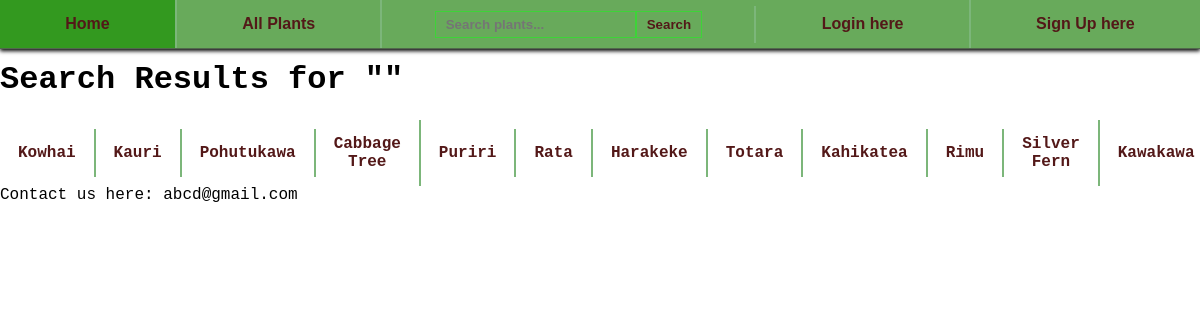
Screenshot of /search with the database file from the repository.
### tables this page shows
CREATE TABLE Plant (id INTEGER PRIMARY KEY AUTOINCREMENT, name TEXT NOT NULL, status INTEGER, family TEXT, scientific_name TEXT, image TEXT);

### routes.py (the view)
@app.route('/search', methods=['GET'])
def search():
    search_term = request.args.get('search_term', '').strip()
    query = "SELECT * FROM Plant WHERE name LIKE ?;"
    result = db_query(query, single=False,
                      params=(f"%{search_term}%",))
    return render_template("search.html",
                           result=result,
                           search_term=search_term)

### routes.py (called while the page is built)
def db_query(query, single=False, params=()):
    conn = sqlite3.connect('plant.db')
    cursor = conn.cursor()
    cursor.execute(query, params)
    if single:
        result = cursor.fetchone()
    else:
        result = cursor.fetchall()
    conn.close()
    return result

### templates/search.html
{% extends "layout.html" %}
{% block content %}
    <h1>Search Results for "{{ search_term }}"</h1>
    {% if result %}
        <ul>
            {% for plant in result %}
                <li><a href='plant/{{plant[0]}}'>{{ plant[1] }}</a></li>
            {% endfor %}
        </ul>
    {% else %}
        <p>No plants found matching your search.</p>
    {% endif %}
{% endblock %}

### static/style.css (style rules this page uses)
body { font-family: "Calibri", "Courier New", monospace; color: rgb(0, 0, 0); margin: 0; padding-top: 40px; }
h1 { font-family: "Comfortaa", "Calibri", monospace; }
ul { list-style-type: none; margin: 0; padding: 0; overflow: hidden; display: flex; justify-content: space-around; align-items: center; }
li { border-right: 2px solid rgb(124, 182, 122); padding: 10 px; flex-grow: 1; }
li a { display: block; color: rgb(83, 24, 24); text-align: center; padding: 15px 18px; text-decoration: none; font-weight: bold; }

### rows the page displays
Plant: name "Kowhai"
Plant: name "Kauri"
Plant: name "Pohutukawa"
Plant: name "Cabbage Tree"
Plant: name "Puriri"
Plant: name "Rata"
Plant: name "Harakeke"
Plant: name "Totara"
Plant: name "Kahikatea"
Plant: name "Rimu"
Plant: name "Silver Fern"
Plant: name "Kawakawa"
